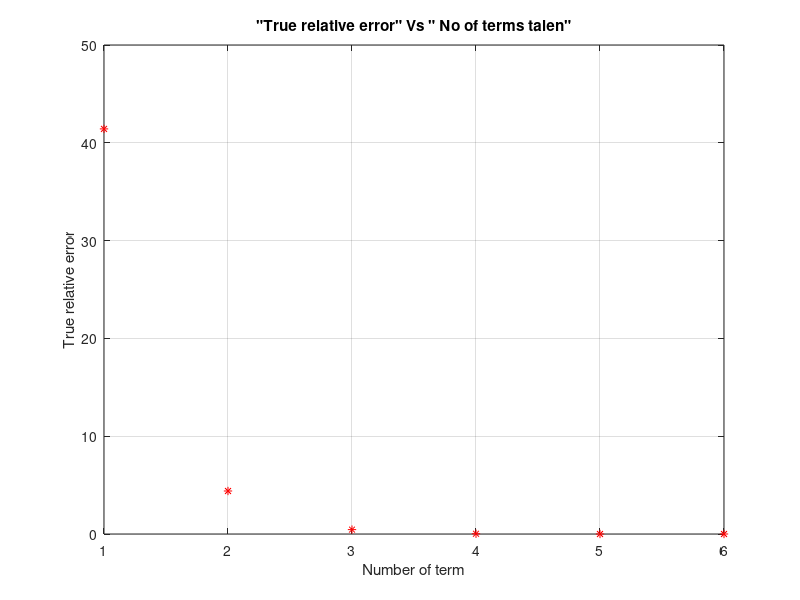

Write MATLAB code to recreate this figure.


% true ralative error vs number of terms  
close all
clear all
clc

x = [1 2 3 4 5 6];
y = [41.421356 4.397332 0.449102 0.026171 0.001510 0.000061];

plot (x,y,'r*');
xlabel('Number of term');
ylabel ('True relative error');
title('"True relative error" Vs " No of terms talen"');
grid on
